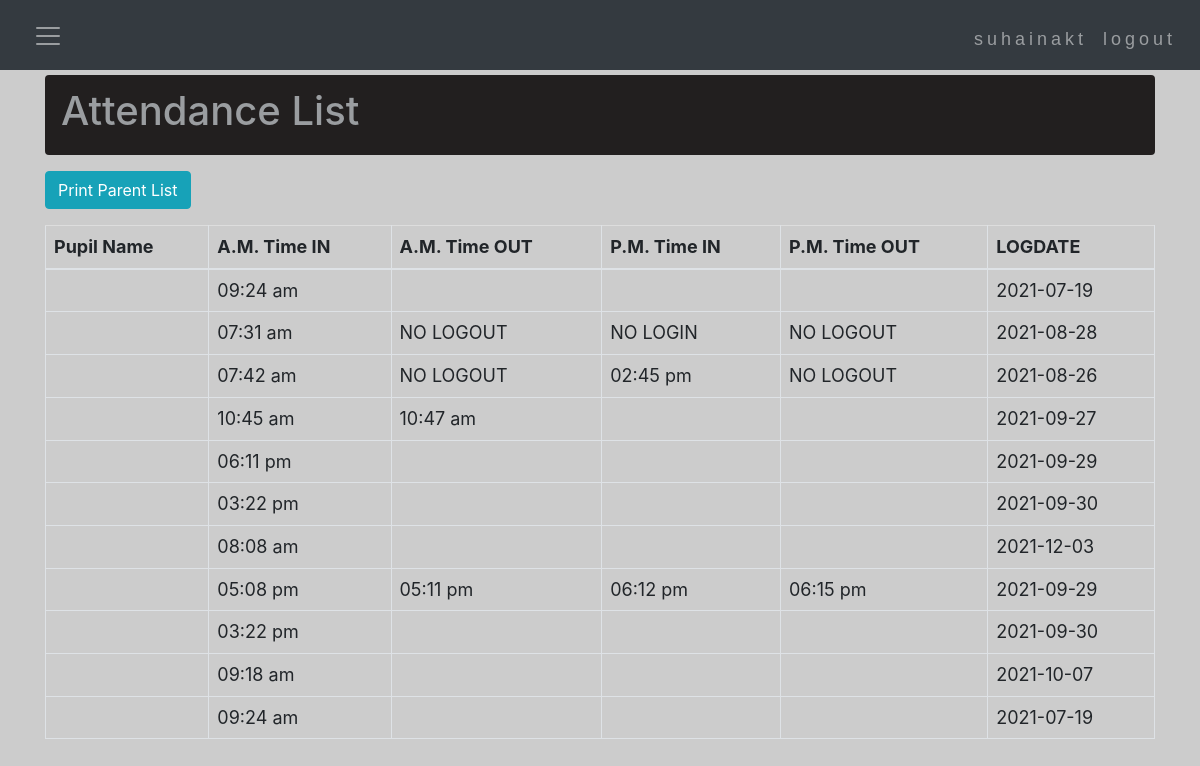
Page /adviser/viewattendance.php (signed in) on the committed database.
### tables this page shows
CREATE TABLE `attendance` (
  `attendance_id` int(11) NOT NULL,
  `qrcode_id` int(11) NOT NULL,
  `TimeInAM` varchar(225) NOT NULL,
  `TimeOutAM` varchar(255) NOT NULL,
  `TimeInPM` varchar(225) NOT NULL,
  `TimeOutPM` varchar(22) NOT NULL,
  `logdate` varchar(255) NOT NULL,
  `status` varchar(225) NOT NULL
);

### adviser/viewattendance.php (the view, shortened to what this page needs)
<?php
include('includes/header_adviser.php');
include('includes/navbar.php');
?>
<div class="container">
        <ol class="breadcrumb">
            <h1 class="glyphicon glyphicon-check active"> Attendance List</h1>
         </ol>
          <p>
          <button type="button" class="btn btn-info btn-md"  ><span class="glyphicon glyphicon-print"></span> Print Parent List</button>
        </p>
        <div class="table-responsive">
                <?php
                    $connection = mysqli_connect("localhost", "root", "", "capstoneproject");
                    $query = "SELECT * FROM attendance a inner join qrcode q on a.qrcode_id = q.qrcode_id inner join pupil p on p.qrcode_id = q.qrcode_id inner join enroll e on e.pupil_id = p.pupil_id inner join gradsec g on g.gradsec_id = e.gradsec_id inner join adviser d on d.adviser_id = g.adviser_id WHERE d.adviser_id = '".$_SESSION["user_log"]["adviser_id"]."' ";
                    $query_run = mysqli_query($connection, $query);
                ?>
                     <table id="datatableid" class="table-bordered table table-hover">
                        <thead>
                             <tr class="active">
                                 <th>Pupil Name</th>
                                 <th>A.M. Time IN</th>
                                 <th>A.M. Time OUT</th>
                                 <th>P.M. Time IN</th>
                                 <th>P.M. Time OUT</th>
                                 <th>LOGDATE</th>
                             </tr>
                         </thead>
                         <tbody>
                <?php
                    if(mysqli_num_rows($query_run) > 0)
                    {
                        while($row = mysqli_fetch_assoc($query_run))
                        {
                            ?>
                             <tr class="">
                                 <td><?php echo $row['pupil_name']; ?></td>
                                 <td><?php echo $row['TimeInAM']; ?></td>
                                 <td><?php echo $row['TimeOutAM']; ?></td>
                                 <td><?php echo $row['TimeInPM']; ?></td>
                                 <td><?php echo $row['TimeOutPM']; ?></td>
                                 <td><?php echo $row['logdate']; ?></td>
                             </tr>
                            <?php
                        }
                    }
                    else
                    {
                        echo "No Record Found";
                    }
                ?>
                         </tbody>
                     </table>
                 </div>
    </div>

### css_files/administrator.css (style rules this page uses)
body { position: relative; background: #ccc; }
.breadcrumb { margin-top: 5px; background: #221f1f; color: #dfd3d3; }
.breadcrumb .active { color: #9a9da0; }

### adviser/includes/navbar.php (style rules this page uses)
.table>tbody>tr>td, .table>tbody>tr>th, .table>tfoot>tr>td, .table>tfoot>tr>th, .table>thead>tr>td, .table>thead>tr>th { padding: 8px; line-height: 1.42857143; vertical-align: middle; font-size: 18px; border-top: 1px solid #ddd; }

### rows in the picture
attendance: TimeInAM "09:24 am", logdate "2021-07-19"
attendance: TimeInAM "07:31 am", TimeOutAM "NO LOGOUT", TimeInPM "NO LOGIN", TimeOutPM "NO LOGOUT", logdate "2021-08-28"
attendance: TimeInAM "07:42 am", TimeOutAM "NO LOGOUT", TimeInPM "02:45 pm", TimeOutPM "NO LOGOUT", logdate "2021-08-26"
attendance: TimeInAM "10:45 am", TimeOutAM "10:47 am", logdate "2021-09-27"
attendance: TimeInAM "06:11 pm", logdate "2021-09-29"
attendance: TimeInAM "03:22 pm", logdate "2021-09-30"
attendance: TimeInAM "08:08 am", logdate "2021-12-03"
attendance: TimeInAM "05:08 pm", TimeOutAM "05:11 pm", TimeInPM "06:12 pm", TimeOutPM "06:15 pm", logdate "2021-09-29"
attendance: TimeInAM "03:22 pm", logdate "2021-09-30"
attendance: TimeInAM "09:18 am", logdate "2021-10-07"

### other values in the picture
$_SESSION['username'] "suhainakt"
